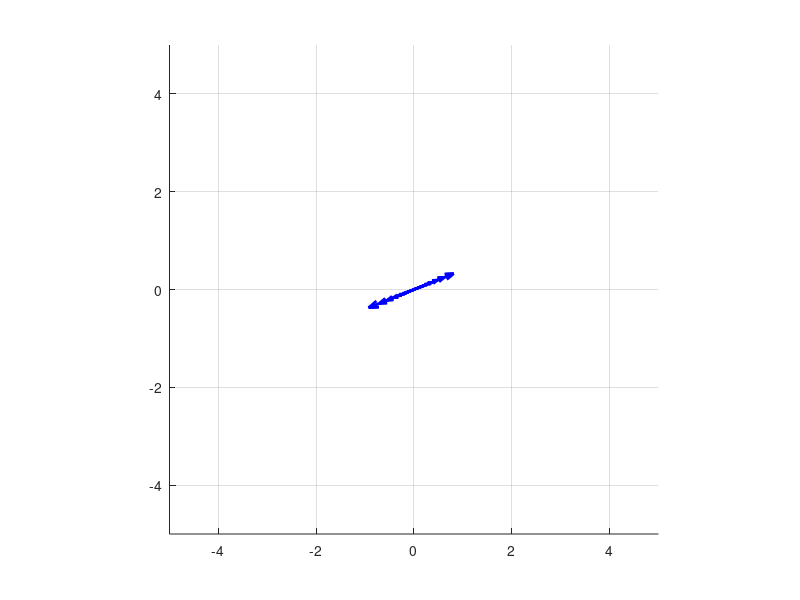

The MATLAB script that drew this image:
clc
clear

% Define a matrix A and a vector x
A = [-0.125 -1.875
     -0.5    0.375];
% x = [-0.8; 1];

% x = randn(2, 1);

% x = [5;2];

[V,D] = eig(A);

 x = V(:, 1);

% x = V(:, 2);

% Configure the plot window
clf
shg
xlim([-5 5]);
ylim([-5 5]);
daspect([1 1 1]);
grid on
hold on

% Plot x, Ax, A^2x, ..., A^(10)x
for jj = 1:15
    h = compass(x(1),x(2));
    set(h,'Linewidth',2)
    pause(.1)
    x = A*x;
end


